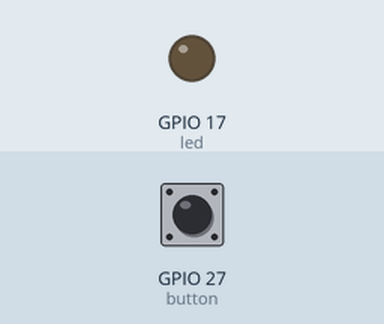
Recording of a program running on a simulated Raspberry Pi (BCM pin numbers). Parts: output pins drawn as LEDs (lit = HIGH). Inputs (shaded band) come from the test bench; at power-on: GPIO 27 (button) HIGH. What the program prints to the terminal is not drawn.

Above: at 1.2 s.
1.3 s: GPIO 27 (button) pulled LOW for 0.15 s
At 1.37 s:
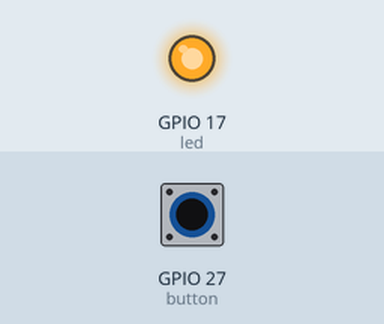
2.9 s: GPIO 27 (button) pulled LOW for 3.2 s
At 6.6 s:
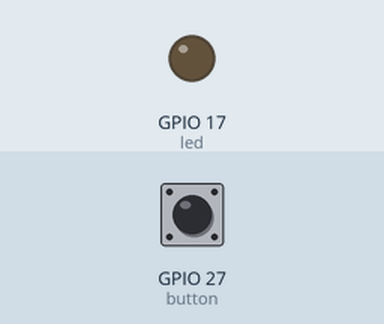
Timing chart, 0 to 8.1 s (numbered marks = the images above; inputs shaded):
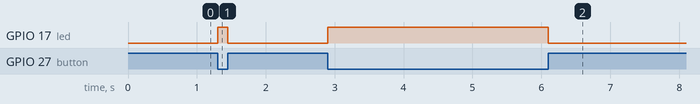

Measured:
- after the input at 1.3 s, GPIO 17 (led): LOW → HIGH at once, → LOW 0.15 s later
- after the input at 2.9 s, GPIO 17 (led): LOW → HIGH at once, → LOW 3.2 s later

The program:

blink_with_button.py
```python
from gpiozero import Button
from gpiozero import LED

button = Button(27, bounce_time=0.1)
led = LED(17)

while True:
    if button.is_pressed:
        print("The button was pressed!")
        led.on()
    else:
        print("The button was released!")
        led.off()
```
